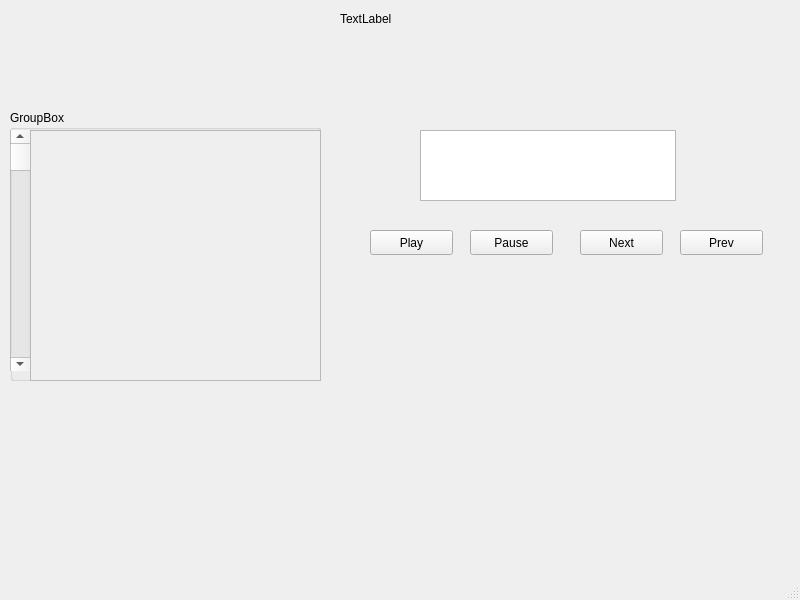
<?xml version="1.0" encoding="UTF-8"?>
<ui version="4.0">
 <class>MainWindow</class>
 <widget class="QMainWindow" name="MainWindow">
  <property name="geometry">
   <rect>
    <x>0</x>
    <y>0</y>
    <width>800</width>
    <height>600</height>
   </rect>
  </property>
  <property name="windowTitle">
   <string>MainWindow</string>
  </property>
  <widget class="QWidget" name="centralwidget">
   <widget class="QLabel" name="label">
    <property name="geometry">
     <rect>
      <x>340</x>
      <y>10</y>
      <width>62</width>
      <height>17</height>
     </rect>
    </property>
    <property name="text">
     <string>TextLabel</string>
    </property>
   </widget>
   <widget class="QPushButton" name="pushButton_3">
    <property name="geometry">
     <rect>
      <x>580</x>
      <y>230</y>
      <width>83</width>
      <height>25</height>
     </rect>
    </property>
    <property name="text">
     <string>Next</string>
    </property>
   </widget>
   <widget class="QGroupBox" name="groupBox">
    <property name="geometry">
     <rect>
      <x>10</x>
      <y>110</y>
      <width>311</width>
      <height>271</height>
     </rect>
    </property>
    <property name="title">
     <string>GroupBox</string>
    </property>
    <widget class="QScrollArea" name="scrollArea_2">
     <property name="geometry">
      <rect>
       <x>20</x>
       <y>20</y>
       <width>291</width>
       <height>251</height>
      </rect>
     </property>
     <property name="widgetResizable">
      <bool>true</bool>
     </property>
     <widget class="QWidget" name="scrollAreaWidgetContents_2">
      <property name="geometry">
       <rect>
        <x>0</x>
        <y>0</y>
        <width>289</width>
        <height>249</height>
       </rect>
      </property>
     </widget>
    </widget>
    <widget class="QScrollBar" name="verticalScrollBar_2">
     <property name="geometry">
      <rect>
       <x>0</x>
       <y>20</y>
       <width>20</width>
       <height>241</height>
      </rect>
     </property>
     <property name="orientation">
      <enum>Qt::Vertical</enum>
     </property>
    </widget>
   </widget>
   <widget class="QPushButton" name="pushButton">
    <property name="geometry">
     <rect>
      <x>370</x>
      <y>230</y>
      <width>83</width>
      <height>25</height>
     </rect>
    </property>
    <property name="text">
     <string>Play</string>
    </property>
   </widget>
   <widget class="QPushButton" name="pushButton_2">
    <property name="geometry">
     <rect>
      <x>470</x>
      <y>230</y>
      <width>83</width>
      <height>25</height>
     </rect>
    </property>
    <property name="text">
     <string>Pause</string>
    </property>
   </widget>
   <widget class="QPushButton" name="pushButton_4">
    <property name="geometry">
     <rect>
      <x>680</x>
      <y>230</y>
      <width>83</width>
      <height>25</height>
     </rect>
    </property>
    <property name="text">
     <string>Prev</string>
    </property>
   </widget>
   <widget class="QTextBrowser" name="textBrowser">
    <property name="geometry">
     <rect>
      <x>420</x>
      <y>130</y>
      <width>256</width>
      <height>71</height>
     </rect>
    </property>
   </widget>
  </widget>
  <widget class="QMenuBar" name="menubar">
   <property name="geometry">
    <rect>
     <x>0</x>
     <y>0</y>
     <width>800</width>
     <height>22</height>
    </rect>
   </property>
  </widget>
  <widget class="QStatusBar" name="statusbar"/>
 </widget>
 <resources/>
 <connections/>
</ui>
